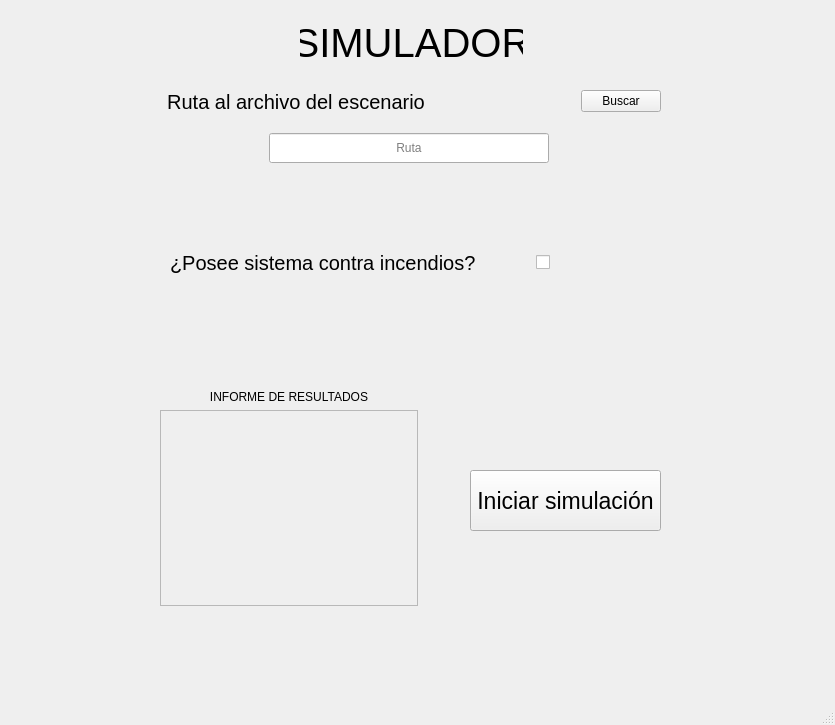
<?xml version="1.0" encoding="UTF-8"?>
<ui version="4.0">
 <class>Simulador</class>
 <widget class="QMainWindow" name="Simulador">
  <property name="geometry">
   <rect>
    <x>0</x>
    <y>0</y>
    <width>835</width>
    <height>725</height>
   </rect>
  </property>
  <property name="windowTitle">
   <string>MainWindow</string>
  </property>
  <widget class="QWidget" name="centralwidget">
   <widget class="QPushButton" name="botonIniciar">
    <property name="geometry">
     <rect>
      <x>470</x>
      <y>470</y>
      <width>191</width>
      <height>61</height>
     </rect>
    </property>
    <property name="sizePolicy">
     <sizepolicy hsizetype="Preferred" vsizetype="Preferred">
      <horstretch>0</horstretch>
      <verstretch>0</verstretch>
     </sizepolicy>
    </property>
    <property name="font">
     <font>
      <pointsize>17</pointsize>
     </font>
    </property>
    <property name="text">
     <string>Iniciar simulación</string>
    </property>
   </widget>
   <widget class="QWidget" name="layoutWidget">
    <property name="geometry">
     <rect>
      <x>160</x>
      <y>390</y>
      <width>258</width>
      <height>216</height>
     </rect>
    </property>
    <layout class="QVBoxLayout" name="verticalLayout_4">
     <item>
      <widget class="QLabel" name="label_3">
       <property name="text">
        <string>INFORME DE RESULTADOS</string>
       </property>
       <property name="alignment">
        <set>Qt::AlignCenter</set>
       </property>
      </widget>
     </item>
     <item>
      <widget class="QTextEdit" name="informeResultados">
       <property name="enabled">
        <bool>false</bool>
       </property>
      </widget>
     </item>
    </layout>
   </widget>
   <widget class="QLabel" name="label">
    <property name="geometry">
     <rect>
      <x>300</x>
      <y>20</y>
      <width>223</width>
      <height>45</height>
     </rect>
    </property>
    <property name="font">
     <font>
      <pointsize>30</pointsize>
     </font>
    </property>
    <property name="text">
     <string>SIMULADOR</string>
    </property>
    <property name="alignment">
     <set>Qt::AlignCenter</set>
    </property>
   </widget>
   <widget class="QWidget" name="layoutWidget">
    <property name="geometry">
     <rect>
      <x>167</x>
      <y>87</y>
      <width>494</width>
      <height>29</height>
     </rect>
    </property>
    <layout class="QHBoxLayout" name="horizontalLayout">
     <item>
      <widget class="QLabel" name="etiquetaRuta">
       <property name="font">
        <font>
         <pointsize>15</pointsize>
        </font>
       </property>
       <property name="text">
        <string>Ruta al archivo del escenario</string>
       </property>
       <property name="alignment">
        <set>Qt::AlignCenter</set>
       </property>
      </widget>
     </item>
     <item>
      <spacer name="horizontalSpacer_3">
       <property name="orientation">
        <enum>Qt::Horizontal</enum>
       </property>
       <property name="sizeHint" stdset="0">
        <size>
         <width>138</width>
         <height>20</height>
        </size>
       </property>
      </spacer>
     </item>
     <item>
      <widget class="QPushButton" name="buscarRuta">
       <property name="text">
        <string>Buscar</string>
       </property>
      </widget>
     </item>
    </layout>
   </widget>
   <widget class="QWidget" name="layoutWidget">
    <property name="geometry">
     <rect>
      <x>170</x>
      <y>250</y>
      <width>380</width>
      <height>25</height>
     </rect>
    </property>
    <layout class="QHBoxLayout" name="horizontalLayout_4">
     <item>
      <widget class="QLabel" name="etiquetaExtintor">
       <property name="font">
        <font>
         <pointsize>15</pointsize>
        </font>
       </property>
       <property name="text">
        <string>¿Posee sistema contra incendios?</string>
       </property>
      </widget>
     </item>
     <item>
      <spacer name="horizontalSpacer">
       <property name="orientation">
        <enum>Qt::Horizontal</enum>
       </property>
       <property name="sizeHint" stdset="0">
        <size>
         <width>40</width>
         <height>20</height>
        </size>
       </property>
      </spacer>
     </item>
     <item>
      <widget class="QCheckBox" name="contraIncendios">
       <property name="text">
        <string/>
       </property>
      </widget>
     </item>
    </layout>
   </widget>
   <widget class="QLineEdit" name="rutaArchivo">
    <property name="geometry">
     <rect>
      <x>269</x>
      <y>133</y>
      <width>280</width>
      <height>30</height>
     </rect>
    </property>
    <property name="sizePolicy">
     <sizepolicy hsizetype="Fixed" vsizetype="Fixed">
      <horstretch>0</horstretch>
      <verstretch>0</verstretch>
     </sizepolicy>
    </property>
    <property name="minimumSize">
     <size>
      <width>280</width>
      <height>30</height>
     </size>
    </property>
    <property name="alignment">
     <set>Qt::AlignCenter</set>
    </property>
    <property name="placeholderText">
     <string>Ruta</string>
    </property>
   </widget>
  </widget>
  <widget class="QMenuBar" name="menubar">
   <property name="geometry">
    <rect>
     <x>0</x>
     <y>0</y>
     <width>835</width>
     <height>31</height>
    </rect>
   </property>
  </widget>
  <widget class="QStatusBar" name="statusbar"/>
 </widget>
 <tabstops>
  <tabstop>buscarRuta</tabstop>
  <tabstop>rutaArchivo</tabstop>
  <tabstop>botonIniciar</tabstop>
  <tabstop>informeResultados</tabstop>
 </tabstops>
 <resources/>
 <connections/>
</ui>
